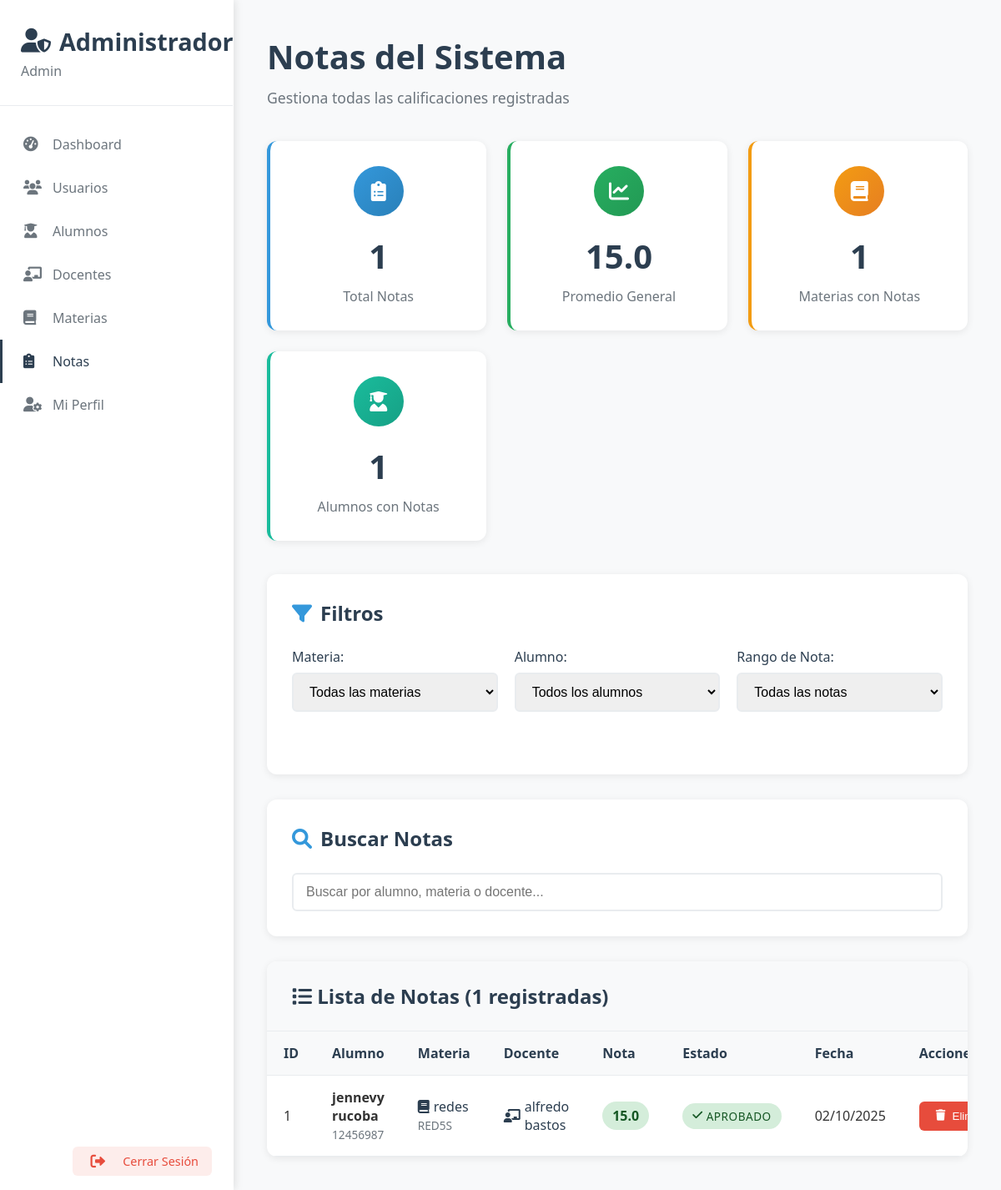
Page /admin/ver_notas (signed in) on the committed database.
### app.py (models this page shows)
class Nota(db.Model):
    id = db.Column(db.Integer, primary_key=True)
    alumno_id = db.Column(db.Integer, db.ForeignKey('alumno.id'), nullable=False)
    materia_id = db.Column(db.Integer, db.ForeignKey('materia.id'), nullable=False)
    nota = db.Column(db.Float, nullable=False)
    tipo_evaluacion = db.Column(db.String(50), nullable=False)  # 'parcial', 'final', 'trabajo', etc.
    fecha = db.Column(db.DateTime, default=datetime.utcnow)
    observaciones = db.Column(db.Text)
    publicada = db.Column(db.Boolean, default=False)  # Campo para controlar publicación
    fecha_publicacion = db.Column(db.DateTime)  # Fecha cuando se publicó la nota
    alumno = db.relationship('Alumno', backref=db.backref('notas', lazy=True))
    materia = db.relationship('Materia', backref=db.backref('notas', lazy=True))

class Alumno(db.Model):
    id = db.Column(db.Integer, primary_key=True)
    dni = db.Column(db.String(20), unique=True, nullable=False)
    nombre = db.Column(db.String(100), nullable=False)
    apellido = db.Column(db.String(100), nullable=False)
    email = db.Column(db.String(120))
    telefono = db.Column(db.String(20))
    fecha_nacimiento = db.Column(db.Date)
    ciclo = db.Column(db.String(20), nullable=False)  # primero, segundo, tercero, cuarto, quinto, sexto
    fecha_registro = db.Column(db.DateTime, default=datetime.utcnow)
    usuario_id = db.Column(db.Integer, db.ForeignKey('usuario.id'), nullable=True)  # Relación con Usuario
    usuario = db.relationship('Usuario', backref=db.backref('alumno', uselist=False))

class Materia(db.Model):
    id = db.Column(db.Integer, primary_key=True)
    nombre = db.Column(db.String(100), nullable=False)
    codigo = db.Column(db.String(20), unique=True, nullable=False)
    docente_id = db.Column(db.Integer, db.ForeignKey('docente.id'), nullable=False)
    docente = db.relationship('Docente', backref=db.backref('materias', lazy=True))
    fecha_creacion = db.Column(db.DateTime, default=datetime.utcnow)

class Docente(db.Model):
    id = db.Column(db.Integer, primary_key=True)
    dni = db.Column(db.String(20), unique=True, nullable=False)
    nombre = db.Column(db.String(100), nullable=False)
    apellido = db.Column(db.String(100), nullable=False)
    email = db.Column(db.String(120))
    telefono = db.Column(db.String(20))
    direccion = db.Column(db.String(200))
    fecha_nacimiento = db.Column(db.Date)
    especialidad = db.Column(db.String(100))
    fecha_registro = db.Column(db.DateTime, default=datetime.utcnow)
    usuario_id = db.Column(db.Integer, db.ForeignKey('usuario.id'), nullable=True)  # Relación con Usuario
    usuario = db.relationship('Usuario', backref=db.backref('docente', uselist=False))
    estado = db.Column(db.String(20), default='activo')  # 'activo', 'inactivo', 'suspendido'
    fecha_ultima_actividad = db.Column(db.DateTime, default=datetime.utcnow)
    motivo_inactividad = db.Column(db.String(200))  # Razón de inactividad
    fecha_cambio_estado = db.Column(db.DateTime, default=datetime.utcnow)

### app.py (the view)
@app.route('/admin/ver_notas')
def admin_ver_notas():
    if not session.get('user_id') or session.get('tipo') != 'admin':
        return redirect(url_for('login'))
    try:
        notas_query = db.session.query(Nota, Alumno, Materia, Docente).join(Alumno, Nota.alumno_id == Alumno.id).join(Materia, Nota.materia_id == Materia.id).join(Docente, Materia.docente_id == Docente.id).order_by(Nota.fecha.desc()).all()
        notas = []
        for nota, alumno, materia, docente in notas_query:
            nota.alumno = alumno
            nota.materia = materia
            nota.materia.docente = docente
            if nota.fecha:
                nota.fecha_formatted = nota.fecha.strftime('%d/%m/%Y')
            else:
                nota.fecha_formatted = 'N/A'
            notas.append(nota)
        total_notas = len(notas)
        notas_aprobadas = len([n for n in notas if n.nota >= 13])
        notas_recuperacion = len([n for n in notas if 10 <= n.nota < 13])
        notas_desaprobadas = len([n for n in notas if 5 <= n.nota < 10])
        if total_notas > 0:
            promedio_general = round(sum([n.nota for n in notas]) / total_notas, 2)
        else:
            promedio_general = 0
        materias_con_notas = len(set([n.materia.id for n in notas if n.materia]))
        alumnos_con_notas = len(set([n.alumno.id for n in notas if n.alumno]))
        materias = Materia.query.all()
        alumnos = Alumno.query.all()
        return render_template('admin/ver_notas_moderno.html',
                             notas=notas,
                             materias=materias,
                             alumnos=alumnos,
                             total_notas=total_notas,
                             promedio_general=promedio_general,
                             materias_con_notas=materias_con_notas,
                             alumnos_con_notas=alumnos_con_notas,
                             notas_aprobadas=notas_aprobadas,
                             notas_recuperacion=notas_recuperacion,
                             notas_desaprobadas=notas_desaprobadas)
    except Exception as e:
        print(f"Error en admin_ver_notas: {e}")
        return render_template('admin/ver_notas_moderno.html',
                             notas=[],
                             materias=[],
                             alumnos=[],
                             total_notas=0,
                             promedio_general=0,
                             materias_con_notas=0,
                             alumnos_con_notas=0,
                             notas_aprobadas=0,
                             notas_recuperacion=0,
                             notas_desaprobadas=0)

### app.py (called while the page is built)
@app.context_processor
def inject_flash_cleanup():
    return {
        'clear_flash_messages': clear_flash_messages,
        'convertir_ciclo_a_texto': convertir_ciclo_a_texto
    }

### templates/admin/ver_notas_moderno.html (shortened to what this page needs)
{% extends "admin/base_admin.html" %}
{% block content %}
<div class="page-header">
    <h1>Notas del Sistema</h1>
    <p>Gestiona todas las calificaciones registradas</p>
</div>
<div class="stats-grid">
    <div class="stat-card users">
        <div class="stat-icon users">
            <i class="fas fa-clipboard-list"></i>
        </div>
        <div class="stat-number">{{ total_notas }}</div>
        <div class="stat-label">Total Notas</div>
    </div>
    <div class="stat-card students">
        <div class="stat-icon students">
            <i class="fas fa-chart-line"></i>
        </div>
        <div class="stat-number">{{ promedio_general }}</div>
        <div class="stat-label">Promedio General</div>
    </div>
    <div class="stat-card subjects">
        <div class="stat-icon subjects">
            <i class="fas fa-book"></i>
        </div>
        <div class="stat-number">{{ materias_con_notas }}</div>
        <div class="stat-label">Materias con Notas</div>
    </div>
    <div class="stat-card grades">
        <div class="stat-icon grades">
            <i class="fas fa-user-graduate"></i>
        </div>
        <div class="stat-number">{{ alumnos_con_notas }}</div>
        <div class="stat-label">Alumnos con Notas</div>
    </div>
</div>
<div class="content-container">
    <h2 class="section-title">
        <i class="fas fa-filter"></i>
        Filtros
    </h2>
    <div class="filters-grid">
        <div class="form-group">
            <label for="filtroMateria">Materia:</label>
            <select id="filtroMateria" class="form-control">
                <option value="">Todas las materias</option>
            </select>
        </div>
        <div class="form-group">
            <label for="filtroAlumno">Alumno:</label>
            <select id="filtroAlumno" class="form-control">
                <option value="">Todos los alumnos</option>
            </select>
        </div>
        <div class="form-group">
            <label for="filtroNota">Rango de Nota:</label>
            <select id="filtroNota" class="form-control">
                <option value="">Todas las notas</option>
            </select>
        </div>
    </div>
</div>
<div class="content-container">
    <h2 class="section-title">
        <i class="fas fa-search"></i>
        Buscar Notas
    </h2>
    <div class="search-container">
        <input type="text" id="searchNota" placeholder="Buscar por alumno, materia o docente..." class="form-control">
    </div>
</div>
<div class="table-container">
    <div class="table-header">
        <h2><i class="fas fa-list"></i> Lista de Notas ({{ notas|length }} registradas)</h2>
    </div>
    <div class="table-responsive">
        <table>
            <thead>
                <tr>
                    <th>ID</th>
                    <th>Alumno</th>
                    <th>Materia</th>
                    <th>Docente</th>
                    <th>Nota</th>
                    <th>Estado</th>
                    <th>Fecha</th>
                    <th>Acciones</th>
                </tr>
            </thead>
            <tbody>
                {% for nota in notas %}
                <tr data-alumno="{{ (nota.alumno.nombre + ' ' + nota.alumno.apellido)|lower }}" data-materia="{{ nota.materia.nombre|lower }}" data-docente="{{ (nota.materia.docente.nombre + ' ' + nota.materia.docente.apellido)|lower if nota.materia.docente else '' }}" data-materia-id="{{ nota.materia.id }}" data-alumno-id="{{ nota.alumno.id }}" data-nota="{{ nota.nota }}">
                    <td>{{ nota.id }}</td>
                    <td>
                        <strong>{{ nota.alumno.nombre }} {{ nota.alumno.apellido }}</strong>
                        <br><small class="text-muted">{{ nota.alumno.dni }}</small>
                    </td>
                    <td>
                        <span class="materia-info">
                            <i class="fas fa-book"></i> {{ nota.materia.nombre }}
                        </span>
                        <br><small class="text-muted">{{ nota.materia.codigo }}</small>
                    </td>
                    <td>
                        {% if nota.materia.docente %}
                            <span class="docente-info">
                                <i class="fas fa-chalkboard-teacher"></i> {{ nota.materia.docente.nombre }} {{ nota.materia.docente.apellido }}
                            </span>
                        {% else %}
                            <span class="text-muted">Sin asignar</span>
                        {% endif %}
                    </td>
                    <td class="text-center">
                        <span class="nota-badge nota-{{ 'aprobado' if nota.nota >= 7 else 'reprobado' }}">
                            {{ nota.nota }}
                        </span>
                    </td>
                    <td>
                        <span class="status-badge status-{{ 'aprobado' if nota.nota >= 7 else 'reprobado' }}">
                            {% if nota.nota >= 7 %}
                                <i class="fas fa-check"></i> Aprobado
                            {% else %}
                                <i class="fas fa-times"></i> Reprobado
                            {% endif %}
                        </span>
                    </td>
                    <td>{{ nota.fecha_formatted }}</td>
                    <td>
                        <div class="btn-group">
                            <button type="button" class="btn btn-danger btn-sm"
                                    data-nota-id="{{ nota.id }}"
                                    data-alumno-nombre="{{ nota.alumno.nombre }} {{ nota.alumno.apellido }}"
                                    data-nota-valor="{{ nota.nota }}"
                                    onclick="eliminarNota(this.dataset.notaId, this.dataset.alumnoNombre, this.dataset.notaValor)">
                                <i class="fas fa-trash"></i> Eliminar
                            </button>
                        </div>
                    </td>
                </tr>
                {% else %}
                <tr>
                    <td colspan="8" class="text-center text-muted">
                        <i class="fas fa-info-circle"></i> No hay notas registradas
                    </td>
                </tr>
                {% endfor %}
            </tbody>
        </table>
    </div>
</div>
{% endblock %}

### rows in the picture
Nota: id "1", alumno.nombre "jennevy", alumno.apellido "rucoba", alumno.dni "12456987", materia.nombre "redes", materia.codigo "RED5S", materia.docente.nombre "alfredo", materia.docente.apellido "bastos", nota "15.0", shows "APROBADO", fecha_formatted "02/10/2025"

### other values in the picture
{{ total_notas }} "1"
{{ promedio_general }} "15.0"
{{ materias_con_notas }} "1"
{{ alumnos_con_notas }} "1"
{{ notas|length }} "1"
